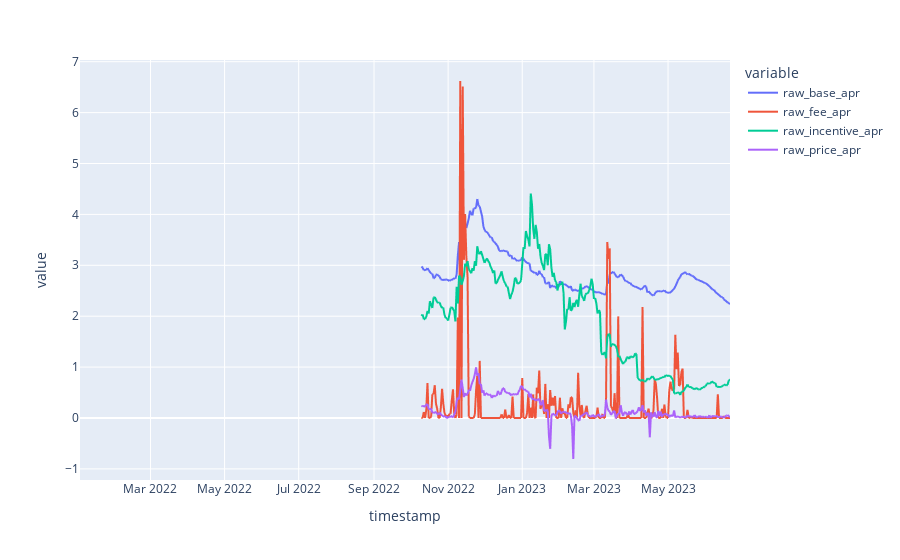

The cell this chart's notebook holds for it:
### Code cell
px.line(stETH_eth_apr_df[['raw_base_apr', 'raw_fee_apr', 'raw_incentive_apr', 'raw_price_apr']])

### Figure 1 — Plotly figure (JSON) as saved in the notebook; plotly's stock layout.template omitted (floating-point values rounded to 4 significant figures; data arrays with more than 128 entries replaced by an {"elided": "..."} marker saying what was removed)
{"data": [{"hovertemplate": "variable=raw_base_apr<br>timestamp=%{x}<br>value=%{y}<extra></extra>", "legendgroup": "raw_base_apr", "line": {"color": "#636efa", "dash": "solid"}, "marker": {"symbol": "circle"}, "mode": "lines", "name": "raw_base_apr", "showlegend": true, "type": "scattergl", "x": {"elided": "536 str values"}, "xaxis": "x", "y": {"elided": "536 float values"}, "yaxis": "y"}, {"hovertemplate": "variable=raw_fee_apr<br>timestamp=%{x}<br>value=%{y}<extra></extra>", "legendgroup": "raw_fee_apr", "line": {"color": "#EF553B", "dash": "solid"}, "marker": {"symbol": "circle"}, "mode": "lines", "name": "raw_fee_apr", "showlegend": true, "type": "scattergl", "x": {"elided": "536 str values"}, "xaxis": "x", "y": {"elided": "536 float values"}, "yaxis": "y"}, {"hovertemplate": "variable=raw_incentive_apr<br>timestamp=%{x}<br>value=%{y}<extra></extra>", "legendgroup": "raw_incentive_apr", "line": {"color": "#00cc96", "dash": "solid"}, "marker": {"symbol": "circle"}, "mode": "lines", "name": "raw_incentive_apr", "showlegend": true, "type": "scattergl", "x": {"elided": "536 str values"}, "xaxis": "x", "y": {"elided": "536 float values"}, "yaxis": "y"}, {"hovertemplate": "variable=raw_price_apr<br>timestamp=%{x}<br>value=%{y}<extra></extra>", "legendgroup": "raw_price_apr", "line": {"color": "#ab63fa", "dash": "solid"}, "marker": {"symbol": "circle"}, "mode": "lines", "name": "raw_price_apr", "showlegend": true, "type": "scattergl", "x": {"elided": "536 str values"}, "xaxis": "x", "y": {"elided": "536 float values"}, "yaxis": "y"}], "layout": {"legend": {"title": {"text": "variable"}, "tracegroupgap": 0}, "margin": {"t": 60}, "xaxis": {"anchor": "y", "domain": [0, 1], "title": {"text": "timestamp"}}, "yaxis": {"anchor": "x", "domain": [0, 1], "title": {"text": "value"}}}}
